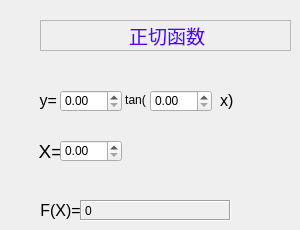
   <widget class="QWidget" name="page_18">
    <widget class="QLabel" name="label_97">
     <property name="geometry">
      <rect>
       <x>40</x>
       <y>20</y>
       <width>251</width>
       <height>31</height>
      </rect>
     </property>
     <property name="frameShape">
      <enum>QFrame::StyledPanel</enum>
     </property>
     <property name="frameShadow">
      <enum>QFrame::Raised</enum>
     </property>
     <property name="text">
      <string>&lt;html&gt;&lt;head/&gt;&lt;body&gt;&lt;p align=&quot;center&quot;&gt;&lt;span style=&quot; font-size:14pt; color:#5500ff;&quot;&gt;正切函数&lt;/span&gt;&lt;/p&gt;&lt;/body&gt;&lt;/html&gt;</string>
     </property>
    </widget>
    <widget class="QLabel" name="label_150">
     <property name="geometry">
      <rect>
       <x>30</x>
       <y>80</y>
       <width>41</width>
       <height>41</height>
      </rect>
     </property>
     <property name="text">
      <string>&lt;html&gt;&lt;head/&gt;&lt;body&gt;&lt;p align=&quot;center&quot;&gt;&lt;span style=&quot; font-size:12pt;&quot;&gt;y= &lt;/span&gt;&lt;/p&gt;&lt;/body&gt;&lt;/html&gt;</string>
     </property>
    </widget>
    <widget class="QDoubleSpinBox" name="doubleSpinBox_70">
     <property name="geometry">
      <rect>
       <x>60</x>
       <y>90</y>
       <width>62</width>
       <height>22</height>
      </rect>
     </property>
    </widget>
    <widget class="QLabel" name="label_151">
     <property name="geometry">
      <rect>
       <x>120</x>
       <y>90</y>
       <width>31</width>
       <height>21</height>
      </rect>
     </property>
     <property name="text">
      <string>&lt;html&gt;&lt;head/&gt;&lt;body&gt;&lt;p align=&quot;center&quot;&gt;tan(&lt;/p&gt;&lt;/body&gt;&lt;/html&gt;</string>
     </property>
    </widget>
    <widget class="QDoubleSpinBox" name="doubleSpinBox_71">
     <property name="geometry">
      <rect>
       <x>150</x>
       <y>90</y>
       <width>62</width>
       <height>22</height>
      </rect>
     </property>
    </widget>
    <widget class="QLabel" name="label_152">
     <property name="geometry">
      <rect>
       <x>220</x>
       <y>90</y>
       <width>21</width>
       <height>21</height>
      </rect>
     </property>
     <property name="text">
      <string>&lt;html&gt;&lt;head/&gt;&lt;body&gt;&lt;p&gt;&lt;span style=&quot; font-size:12pt;&quot;&gt;x)&lt;/span&gt;&lt;/p&gt;&lt;/body&gt;&lt;/html&gt;</string>
     </property>
    </widget>
    <widget class="QLabel" name="label_153">
     <property name="geometry">
      <rect>
       <x>30</x>
       <y>140</y>
       <width>41</width>
       <height>21</height>
      </rect>
     </property>
     <property name="text">
      <string>&lt;html&gt;&lt;head/&gt;&lt;body&gt;&lt;p align=&quot;center&quot;&gt;&lt;span style=&quot; font-size:14pt;&quot;&gt;X=&lt;/span&gt;&lt;/p&gt;&lt;/body&gt;&lt;/html&gt;</string>
     </property>
    </widget>
    <widget class="QDoubleSpinBox" name="doubleSpinBox_72">
     <property name="geometry">
      <rect>
       <x>60</x>
       <y>140</y>
       <width>62</width>
       <height>22</height>
      </rect>
     </property>
    </widget>
    <widget class="QLabel" name="label_154">
     <property name="geometry">
      <rect>
       <x>40</x>
       <y>200</y>
       <width>41</width>
       <height>21</height>
      </rect>
     </property>
     <property name="text">
      <string>&lt;html&gt;&lt;head/&gt;&lt;body&gt;&lt;p align=&quot;center&quot;&gt;&lt;span style=&quot; font-size:12pt;&quot;&gt;F(X)=&lt;/span&gt;&lt;/p&gt;&lt;/body&gt;&lt;/html&gt;</string>
     </property>
    </widget>
    <widget class="QLabel" name="label_155">
     <property name="geometry">
      <rect>
       <x>80</x>
       <y>200</y>
       <width>151</width>
       <height>21</height>
      </rect>
     </property>
     <property name="frameShape">
      <enum>QFrame::Box</enum>
     </property>
     <property name="frameShadow">
      <enum>QFrame::Sunken</enum>
     </property>
     <property name="text">
      <string>0</string>
     </property>
    </widget>
    <widget class="QWidget" name="verticalLayoutWidget_65">
     <property name="geometry">
      <rect>
       <x>40</x>
       <y>20</y>
       <width>251</width>
       <height>31</height>
      </rect>
     </property>
     <layout class="QVBoxLayout" name="verticalLayout_65"/>
    </widget>
   </widget>
